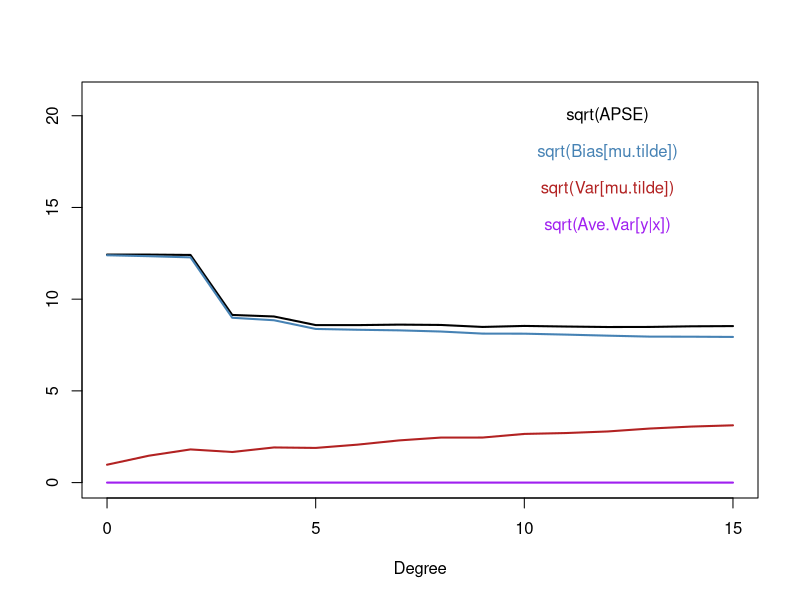

Generate this figure with R:
## ---- chunk 1
knitr::opts_chunk$set(echo = TRUE)
## ---- chunk 2
data <- read.csv("OzoneData.csv")
## ---- chunk 3
apse_all <- function(Ssamples, Tsamples, complexity, tau) {
    ## average over the samples S
    N_S <- length(Ssamples)
    muhats <- lapply(Ssamples, FUN = function(sample) getmuhat(sample, complexity))
    ## get the average of these, mubar
    mubar <- getmubar(muhats)
    
    rowMeans(sapply(1:N_S, FUN = function(j) {
        T_j <- Tsamples[[j]]
        S_j <- Ssamples[[j]]
        muhat <- muhats[[j]]
        ## Take care of any NAs
        T_j <- na.omit(T_j)
        y <- c(S_j$y, T_j$y)
        x <- c(S_j$x, T_j$x)
        
        tau_x <- tau(x)
        muhat_x <- muhat(x)
        mubar_x <- mubar(x)
        
        apse <- (y - muhat_x)
        bias2 <- (mubar_x - tau_x)
        var_mutilde <- (muhat_x - mubar_x)
        var_y <- (y - tau_x)
        
        squares <- rbind(apse, var_mutilde, bias2, var_y)^2
        
        ## return means
        rowMeans(squares)
    }))
}

getmubar <- function(muhats) {
    function(x) {
        Ans <- sapply(muhats, FUN = function(muhat) {
            muhat(x)
        })
        apply(Ans, MARGIN = 1, FUN = mean)
    }
}

getmuFun <- function(pop, xvarname, yvarname){
  pop   = na.omit(pop[, c(xvarname, yvarname)])
  
  # rule = 2 means return the nearest y-value when extrapolating, same as above.
  # ties = mean means that repeated x-values have their y-values averaged, as above.
  tauFun = approxfun(pop[,xvarname], pop[,yvarname], rule = 2, ties = mean)
  return(tauFun)
}

getSampleComp <- function(pop, size, replace=FALSE) {
  N <- popSize(pop)
  samp <- rep(FALSE, N)
  samp[sample(1:N, size, replace = replace)] <- TRUE
  samp
}

getXYSample <- function(xvarname, yvarname, samp, pop) {
  sampData <- pop[samp, c(xvarname, yvarname)]
  names(sampData) <- c("x", "y")
  sampData
}

popSize <- function(pop) {nrow(as.data.frame(pop))}
sampSize <- function(samp) {popSize(samp)}
## ---- chunk 4
getmuhat <- function(sampleXY, complexity = 1) {
  formula <- paste0("y ~ ",
                    if (complexity==0) {
                      "1"
                      } else 
                      paste0("poly(x, ", complexity, ", raw = FALSE)") 
                      #paste0("bs(x, ", complexity, ")") 
  )
  
  fit <- lm(as.formula(formula), data = sampleXY)
  tx = sampleXY$x
  ty = fit$fitted.values
  
  range.X = range(tx)
  val.rY  = c( mean(ty[tx == range.X[1]]), 
               mean(ty[tx == range.X[2]]) )
  
  ## From this we construct the predictor function
  muhat <- function(x){
    if ("x" %in% names(x)) {
      ## x is a dataframe containing the variate named
      ## by xvarname
      newdata <- x
    } else 
      ## x is a vector of values that needs to be a data.frame
    { newdata <- data.frame(x = x) }
    ## The prediction
    ## 
    val = predict(fit, newdata = newdata)
    val[newdata$x < range.X[1]] = val.rY[1]
    val[newdata$x > range.X[2]] = val.rY[2]
    val
  }
  ## muhat is the function that we need to calculate values 
  ## at any x, so we return this function from getmuhat
  muhat
}
## ---- chunk 5
xnam <- "Day"
ynam <- "Ozone"
pop <- data
n <- 100
N_S <- 50

set.seed(1)  # for reproducibility
samples <- lapply(1:N_S, FUN = function(i) {
    getSampleComp(pop, n)
})
Ssam <- lapply(samples, FUN = function(Si) {
    getXYSample(xnam, ynam, Si, pop)
})
Tsam <- lapply(samples, FUN = function(Si) {
    getXYSample(xnam, ynam, !Si, pop)
})
## ---- chunk 6
degrees <- 0:15
tau.annual = getmuFun(pop, xnam, ynam)

apse_vals <- sapply(degrees, FUN = function(deg) {
    apse_all(Ssam, Tsam, complexity = deg, tau = tau.annual)
})

colnames(apse_vals) = paste("deg=", degrees, sep = "")
round(apse_vals, 3)
## ---- chunk 7
plot(degrees, sqrt(apse_vals[2, ]), xlab = "Degree", ylab = "", type = "l", ylim=c(0, 21),
    col = "firebrick", lwd = 2)
lines(degrees, sqrt(apse_vals[1, ]), xlab = "Degree", ylab = "", col = "black", lwd = 2)
lines(degrees, sqrt(apse_vals[3, ]), xlab = "Degree", ylab = "", col = "steelblue", lwd = 2)
lines(degrees, sqrt(apse_vals[4, ]), col = "purple", lwd = 2)
text(12, 20, "sqrt(APSE)", col = "black")
text(12, 18, "sqrt(Bias[mu.tilde])", col = "steelblue")
text(12, 16, "sqrt(Var[mu.tilde])", col = "firebrick")
text(12, 14, "sqrt(Ave.Var[y|x])", col = "purple")
